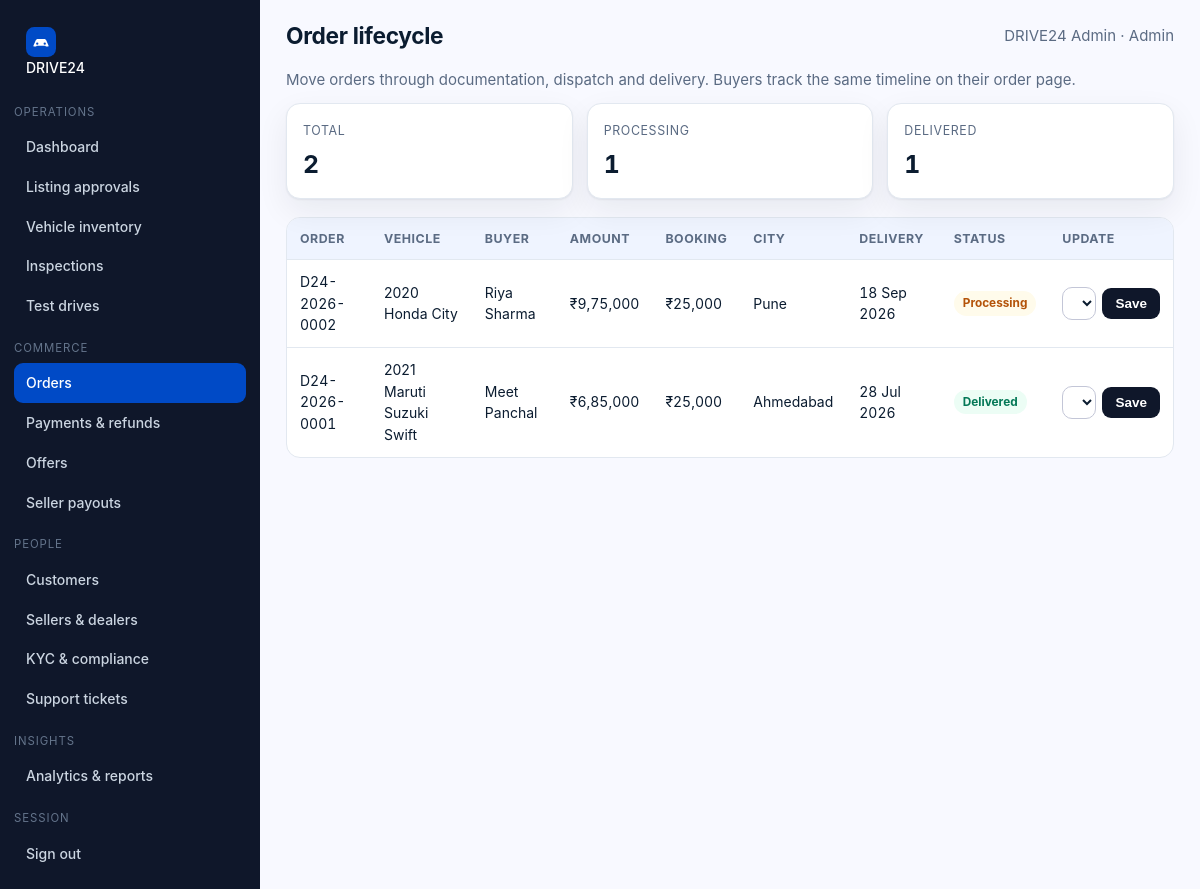
The app's page /admin/orders.php (signed in) with its own data.
### tables this page shows
CREATE TABLE users (
  id INT AUTO_INCREMENT PRIMARY KEY,
  name VARCHAR(120) NOT NULL,
  email VARCHAR(160) NOT NULL UNIQUE,
  mobile VARCHAR(20) DEFAULT NULL,
  password_hash VARCHAR(255) NOT NULL,
  role ENUM('buyer','seller','dealer','admin','support') NOT NULL DEFAULT 'buyer',
  city VARCHAR(80) DEFAULT NULL,
  company VARCHAR(120) DEFAULT NULL,
  kyc_status ENUM('pending','verified','rejected') NOT NULL DEFAULT 'pending',
  status ENUM('active','suspended') NOT NULL DEFAULT 'active',
  created_at TIMESTAMP DEFAULT CURRENT_TIMESTAMP
);

CREATE TABLE orders (
  id INT AUTO_INCREMENT PRIMARY KEY,
  order_no VARCHAR(40) NOT NULL UNIQUE,
  listing_id INT NOT NULL, buyer_id INT NOT NULL,
  amount DECIMAL(12,2) NOT NULL, booking_amount DECIMAL(12,2) NOT NULL DEFAULT 0,
  finance_opted TINYINT(1) NOT NULL DEFAULT 0,
  loan_amount DECIMAL(12,2) DEFAULT 0, tenure_months SMALLINT DEFAULT 0,
  status ENUM('pending','confirmed','processing','in_transit','delivered','cancelled','returned') NOT NULL DEFAULT 'pending',
  delivery_city VARCHAR(80) DEFAULT NULL, delivery_address VARCHAR(255) DEFAULT NULL,
  delivery_date DATE DEFAULT NULL,
  created_at TIMESTAMP DEFAULT CURRENT_TIMESTAMP,
  FOREIGN KEY (listing_id) REFERENCES listings(id),
  FOREIGN KEY (buyer_id) REFERENCES users(id)
);

CREATE TABLE vehicles (
  id INT AUTO_INCREMENT PRIMARY KEY,
  make VARCHAR(60) NOT NULL,
  model VARCHAR(80) NOT NULL,
  variant VARCHAR(80) DEFAULT NULL,
  year SMALLINT NOT NULL,
  body_type VARCHAR(40) NOT NULL,
  fuel_type ENUM('Petrol','Diesel','CNG','Electric','Hybrid') NOT NULL,
  transmission ENUM('Manual','Automatic') NOT NULL,
  km_driven INT NOT NULL DEFAULT 0,
  owners TINYINT NOT NULL DEFAULT 1,
  color VARCHAR(40) DEFAULT NULL,
  reg_number VARCHAR(20) DEFAULT NULL,
  reg_state VARCHAR(60) DEFAULT NULL,
  vin VARCHAR(40) DEFAULT NULL,
  engine_cc INT DEFAULT NULL,
  power_bhp VARCHAR(30) DEFAULT NULL,
  mileage_kmpl DECIMAL(4,1) DEFAULT NULL,
  seats TINYINT DEFAULT 5,
  insurance_valid_till DATE DEFAULT NULL,
  city VARCHAR(80) DEFAULT NULL,
  image VARCHAR(120) DEFAULT 'car1.jpg',
  description TEXT,
  created_at TIMESTAMP DEFAULT CURRENT_TIMESTAMP,
  INDEX idx_make (make), INDEX idx_body (body_type), INDEX idx_fuel (fuel_type)
);

### includes/db.php (called while the page is built, shortened)
<?php
function config(?string $group = null): array
{
    static $config = null;
    if ($config === null) { $config = require __DIR__ . '/../config/config.php'; }
    return $group !== null ? ($config[$group] ?? []) : $config;
}
function db(): PDO
{
    static $pdo = null;
    if ($pdo instanceof PDO) { return $pdo; }
    $c = config('db');
    $dsn = "mysql:host={$c['host']};port={$c['port']};dbname={$c['name']};charset={$c['charset']}";
    $pdo = new PDO($dsn, $c['user'], $c['pass'], [
        PDO::ATTR_ERRMODE            => PDO::ERRMODE_EXCEPTION,
        PDO::ATTR_DEFAULT_FETCH_MODE => PDO::FETCH_ASSOC,
        PDO::ATTR_EMULATE_PREPARES   => false,
    ]);
    return $pdo;
}
function q(string $sql, array $params = []): PDOStatement
{
    $stmt = db()->prepare($sql);
    $stmt->execute($params);
    return $stmt;
}
function fetchAll(string $sql, array $params = []): array { return q($sql, $params)->fetchAll(); }
function fetchOne(string $sql, array $params = []): ?array
{
    $row = q($sql, $params)->fetch();
    return $row === false ? null : $row;
}

### admin/orders.php (the view, shortened to what this page needs)
<?php
require_once __DIR__ . '/../includes/admin_layout.php';
$admin = requireLogin('admin');
$statusCol = 'status';
$allowed = ['pending', 'confirmed', 'processing', 'in_transit', 'delivered', 'cancelled', 'returned'];
$rows = fetchAll("SELECT o.*, v.make, v.model, v.year, u.name AS buyer FROM orders o JOIN listings l ON l.id = o.listing_id JOIN vehicles v ON v.id = l.vehicle_id JOIN users u ON u.id = o.buyer_id ORDER BY o.id DESC");
$counts = [];
foreach ($rows as $r) { $k = (string) $r[$statusCol]; $counts[$k] = ($counts[$k] ?? 0) + 1; }
adminHeader('Order lifecycle', 'orders');
?>
<p class="muted">Move orders through documentation, dispatch and delivery. Buyers track the same timeline on their order page.</p>
<div class="kpis">
  <div class="kpi"><small>Total</small><b class="num"><?= count($rows) ?></b></div>
  <?php foreach ($counts as $k => $n): ?><div class="kpi"><small><?= e(ucfirst(str_replace('_', ' ', $k))) ?></small><b class="num"><?= (int) $n ?></b></div><?php endforeach; ?>
</div>
<div class="table-wrap" style="margin-top:14px"><table class="data">
  <thead><tr><th>Order</th><th>Vehicle</th><th>Buyer</th><th>Amount</th><th>Booking</th><th>City</th><th>Delivery</th><th>Status</th><th>Update</th></tr></thead>
  <tbody>
  <?php foreach ($rows as $r): ?>
    <tr>
      <td class="num"><?= e((string) ((string) $r['order_no'])) ?></td>
      <td><?= e((string) ($r['year'] . ' ' . $r['make'] . ' ' . $r['model'])) ?></td>
      <td><?= e((string) ((string) $r['buyer'])) ?></td>
      <td class="num"><?= e((string) (rupees($r['amount']))) ?></td>
      <td class="num"><?= e((string) (rupees($r['booking_amount']))) ?></td>
      <td><?= e((string) ((string) ($r['delivery_city'] ?? '-'))) ?></td>
      <td class="num"><?= e((string) ($r['delivery_date'] ? date('d M Y', strtotime((string) $r['delivery_date'])) : '-')) ?></td>
      <td><?= statusBadge((string) $r[$statusCol]) ?></td>
      <td>
        <form method="post" style="display:flex;gap:6px;align-items:center">
          <select class="form-select" style="padding:6px 8px" name="status">
            <?php foreach ($allowed as $s): ?><option value="<?= e($s) ?>" <?= $r[$statusCol] === $s ? 'selected' : '' ?>><?= e(ucfirst(str_replace('_', ' ', $s))) ?></option><?php endforeach; ?>
          </select>
          <button class="btn btn-dark btn-sm" type="submit">Save</button>
        </form>
      </td>
    </tr>
  <?php endforeach; ?>
  </tbody></table></div>
<?php adminFooter(); ?>

### includes/admin_layout.php (shortened to what this page needs)
<?php
require_once __DIR__ . '/helpers.php';
function adminHeader(string $title, string $active = '', string $area = 'admin'): void
{
    $u = user();
    $adminMenu = [
        'Operations' => [
            'dashboard'   => ['Dashboard', 'admin/index.php'],
            'approvals'   => ['Listing approvals', 'admin/approvals.php'],
            'vehicles'    => ['Vehicle inventory', 'admin/vehicles.php'],
            'inspections' => ['Inspections', 'admin/inspections.php'],
            'testdrives'  => ['Test drives', 'admin/testdrives.php'],
        ],
        'Commerce' => [
            'orders'   => ['Orders', 'admin/orders.php'],
            'payments' => ['Payments &amp; refunds', 'admin/payments.php'],
            'offers'   => ['Offers', 'admin/offers.php'],
            'payouts'  => ['Seller payouts', 'admin/payouts.php'],
        ],
        'People' => [
            'customers' => ['Customers', 'admin/customers.php'],
            'sellers'   => ['Sellers &amp; dealers', 'admin/sellers.php'],
            'kyc'       => ['KYC &amp; compliance', 'admin/kyc.php'],
            'support'   => ['Support tickets', 'admin/support.php'],
        ],
        'Insights' => [
            'reports' => ['Analytics &amp; reports', 'admin/reports.php'],
        ],
    ];
    $sellerMenu = [
        'Seller portal' => [
            'dashboard'  => ['Dashboard', 'seller/dashboard.php'],
            'listings'   => ['My listings', 'seller/listings.php'],
            'offers'     => ['Offers', 'seller/offers.php'],
            'testdrives' => ['Test drives', 'seller/testdrives.php'],
            'payouts'    => ['Payouts', 'seller/payouts.php'],
        ],
        'Shortcuts' => [
            'new' => ['List a new car', 'sell.php'],
            'site' => ['Back to marketplace', 'index.php'],
        ],
    ];
    $menu = $area === 'admin' ? $adminMenu : $sellerMenu;
    ?><!DOCTYPE html>
<html lang="en">
<head>
<link rel="stylesheet" href="<?= e(base('assets/css/app.css')) ?>">
</head>
<body data-base="<?= e(rtrim(base(''), '/')) ?>" data-csrf="<?= e(csrfToken()) ?>">
<div class="admin-shell">
  <aside class="admin-side">
    <a class="brand" href="<?= e(base('index.php')) ?>"><img src="<?= e(base('assets/img/logo.svg')) ?>" alt="" width="30" height="30">DRIVE24</a>
    <?php foreach ($menu as $group => $items): ?>
      <div class="group"><?= e($group) ?></div>
      <?php foreach ($items as $key => $item): ?>
        <a class="<?= $active === $key ? 'active' : '' ?>" href="<?= e(base($item[1])) ?>"><?= $item[0] ?></a>
      <?php endforeach; ?>
    <?php endforeach; ?>
    <div class="group">Session</div>
    <a href="<?= e(base('logout.php')) ?>">Sign out</a>
  </aside>
  <section class="admin-main">
    <div class="admin-top">
      <h1><?= e($title) ?></h1>
      <div style="margin-left:auto" class="muted"><?= e($u['name'] ?? '') ?> &middot; <?= e(ucfirst((string) ($u['role'] ?? ''))) ?></div>
    </div>
<?php }
function adminFooter(): void
{
    ?>
  </section>
</div>
</body>
</html>
<?php }

### includes/helpers.php (shortened to what this page needs)
<?php
require_once __DIR__ . '/db.php';
function e(?string $value): string
{
    return htmlspecialchars((string) $value, ENT_QUOTES | ENT_SUBSTITUTE, 'UTF-8');
}
function base(string $path = ''): string
{
    $script = $_SERVER['SCRIPT_NAME'] ?? '/index.php';
    $dir = rtrim(str_replace('\\', '/', dirname($script)), '/');
    if (preg_match('#/(admin|seller|api)$#', $dir)) { $dir = rtrim(dirname($dir), '/'); }
    return ($dir === '' ? '' : $dir) . '/' . ltrim($path, '/');
}
function rupees(float|int|string|null $amount): string
{
    $n = (int) round((float) $amount);
    $sign = $n < 0 ? '-' : '';
    $s = (string) abs($n);
    if (strlen($s) > 3) {
        $last3 = substr($s, -3);
        $rest = preg_replace('/\B(?=(\d{2})+(?!\d))/', ',', substr($s, 0, -3));
        $s = $rest . ',' . $last3;
    }
    return $sign . "\u{20B9}" . $s;
}
function csrfToken(): string
{
    return $_SESSION['csrf'];
}
function user(): ?array
{
    static $cached = null;
    if ($cached !== null) { return $cached ?: null; }
    $id = $_SESSION['user_id'] ?? null;
    $row = fetchOne('SELECT id, name, email, mobile, role, city, kyc_status FROM users WHERE id = ? AND status = "active"', [$id]);
    $cached = $row ?: false;
    return $cached ?: null;
}
function requireLogin(?string $area = null): array
{
    $u = user();
    return $u;
}
function statusBadge(?string $status): string
{
    $status = (string) $status;
    $map = [
        'active' => 'ok', 'approved' => 'ok', 'paid' => 'ok', 'delivered' => 'ok', 'verified' => 'ok',
        'completed' => 'ok', 'accepted' => 'ok', 'sold' => 'ok',
        'pending' => 'warn', 'processing' => 'warn', 'scheduled' => 'warn', 'requested' => 'warn',
        'in_transit' => 'warn', 'countered' => 'warn',
        'confirmed' => 'info', 'reserved' => 'info', 'draft' => 'info', 'open' => 'info', 'new' => 'info',
        'rejected' => 'bad', 'failed' => 'bad', 'cancelled' => 'bad', 'returned' => 'bad', 'suspended' => 'bad',
    ];
    return '<span class="badge ' . ($map[$status] ?? 'info') . '">' . e(ucwords(str_replace('_', ' ', $status))) . '</span>';
}

### assets/css/app.css (style rules this page uses)
:root { --primary:#004ac6; --primary-600:#2563eb; --primary-700:#1d4ed8; --navy:#0f172a; --navy-2:#1e293b; --sky:#38bdf8; --bg:#f8f9ff; --surface:#ffffff; --surface-low:#eff4ff; --ink:#0b1c30; --muted:#5b6b83; --line:#e2e8f0; --line-strong:#c3c6d7; --ok:#10b981; --ok-bg:#ecfdf5; --warn:#f59e0b; --warn-bg:#fffbeb; --bad:#ef4444; --bad-bg:#fef2f2; --info-bg:#eff6ff; --radius:14px; --shadow:0 1px 2px rgba(15,23,42,.06),0 12px 32px rgba(15,23,42,.07); }
* { box-sizing:border-box }
html { -webkit-text-size-adjust:100% }
body { margin:0;font-family:Inter,"Segoe UI",system-ui,-apple-system,Arial,sans-serif;background:var(--bg);color:var(--ink);line-height:1.55;font-size:15px }
h1,h2,h3,h4 { font-family:"Plus Jakarta Sans",Inter,system-ui,Arial,sans-serif;line-height:1.22;margin:0 0 8px;letter-spacing:-.015em }
h1 { font-size:2rem }
p { margin:0 0 12px }
a { color:var(--primary-700);text-decoration:none }
img { max-width:100%;display:block }
.num { font-variant-numeric:tabular-nums }
.muted { color:var(--muted) }
.brand { display:flex;align-items:center;gap:10px;font-weight:800;font-size:1.15rem;color:var(--navy) }
.btn { display:inline-flex;align-items:center;justify-content:center;gap:8px;border:1px solid transparent;border-radius:10px;padding:10px 16px;font-weight:650;font-size:14.5px;cursor:pointer;background:var(--surface-low);color:var(--navy);transition:.15s }
.btn-dark { background:var(--navy);color:#fff }
.btn-sm { padding:7px 12px;font-size:13.5px;border-radius:9px }
.form-control,.form-select,textarea.form-control { width:100%;padding:10px 12px;border:1px solid var(--line-strong);border-radius:10px;background:#fff;font:inherit;color:var(--ink) }
.badge { display:inline-block;padding:3px 9px;border-radius:999px;font-size:11.8px;font-weight:700 }
.badge.ok { background:var(--ok-bg);color:#047857 }
.badge.warn { background:var(--warn-bg);color:#b45309 }
.table-wrap { overflow:auto;background:#fff;border:1px solid var(--line);border-radius:var(--radius) }
table.data { width:100%;border-collapse:collapse;font-size:14px;min-width:640px }
table.data th { background:var(--surface-low);text-align:left;padding:11px 13px;font-size:12.4px;text-transform:uppercase;letter-spacing:.04em;color:var(--muted);border-bottom:1px solid var(--line) }
table.data td { padding:11px 13px;border-bottom:1px solid var(--line);vertical-align:middle }
table.data tr:last-child td { border-bottom:0 }
.admin-shell { display:grid;grid-template-columns:260px 1fr;min-height:100vh }
.admin-side { background:var(--navy);color:#cbd5e1;padding:18px 14px }
.admin-side .brand { color:#fff;margin-bottom:16px }
.admin-side .group { margin:14px 0 6px;font-size:11.4px;text-transform:uppercase;letter-spacing:.08em;color:#64748b }
.admin-side a { display:block;padding:9px 12px;border-radius:9px;color:#cbd5e1;font-size:14px;font-weight:550 }
.admin-side a.active { background:var(--primary);color:#fff }
.admin-main { padding:22px 26px;background:var(--bg) }
.admin-top { display:flex;align-items:center;gap:14px;margin-bottom:18px;flex-wrap:wrap }
.admin-top h1 { margin:0;font-size:1.42rem }
.kpis { display:grid;grid-template-columns:repeat(auto-fit,minmax(180px,1fr));gap:14px;margin-bottom:18px }
.kpi { background:#fff;border:1px solid var(--line);border-radius:var(--radius);padding:14px 16px;box-shadow:var(--shadow) }
.kpi small { color:var(--muted);font-size:12.4px;text-transform:uppercase;letter-spacing:.05em }
.kpi b { display:block;font-size:1.55rem;margin-top:4px }

### records on screen
users: name "DRIVE24 Admin", role "Admin"
orders: status "DELIVERED", n "1", order_no "D24-2026-0001", vehicles.year+make+model "2021 Maruti Suzuki Swift", buyer.name "Meet Panchal", amount "₹6,85,000", booking_amount "₹25,000", delivery_city "Ahmedabad", delivery_date "28 Jul 2026", status "Delivered"
orders: order_no "D24-2026-0002", vehicles.year+make+model "2020 Honda City", buyer.name "Riya Sharma", amount "₹9,75,000", booking_amount "₹25,000", delivery_city "Pune", delivery_date "18 Sep 2026", status "Processing"

### other values on screen
$group "OPERATIONS"
$item[0] "Dashboard"
$item[0] "Listing approvals"
$item[0] "Vehicle inventory"
$item[0] "Inspections"
$item[0] "Test drives"
$group "COMMERCE"
$item[0] "Orders"
$item[0] "Payments & refunds"
$item[0] "Offers"
$item[0] "Seller payouts"
$group "PEOPLE"
$item[0] "Customers"
$item[0] "Sellers & dealers"
$item[0] "KYC & compliance"
